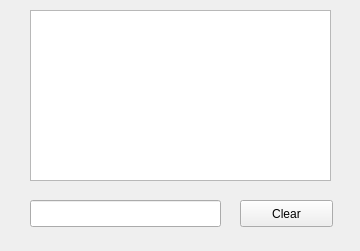
<?xml version="1.0" encoding="UTF-8"?>
<ui version="4.0">
 <class>Form</class>
 <widget class="QWidget" name="Form">
  <property name="geometry">
   <rect>
    <x>0</x>
    <y>0</y>
    <width>360</width>
    <height>251</height>
   </rect>
  </property>
  <property name="windowTitle">
   <string>Form</string>
  </property>
  <widget class="QPushButton" name="pushButton">
   <property name="geometry">
    <rect>
     <x>240</x>
     <y>200</y>
     <width>93</width>
     <height>27</height>
    </rect>
   </property>
   <property name="text">
    <string>Clear</string>
   </property>
   <property name="autoDefault">
    <bool>false</bool>
   </property>
  </widget>
  <widget class="QLineEdit" name="lineEdit">
   <property name="geometry">
    <rect>
     <x>30</x>
     <y>200</y>
     <width>191</width>
     <height>27</height>
    </rect>
   </property>
  </widget>
  <widget class="QTextEdit" name="textEdit">
   <property name="geometry">
    <rect>
     <x>30</x>
     <y>10</y>
     <width>301</width>
     <height>171</height>
    </rect>
   </property>
  </widget>
 </widget>
 <resources/>
 <connections/>
</ui>
